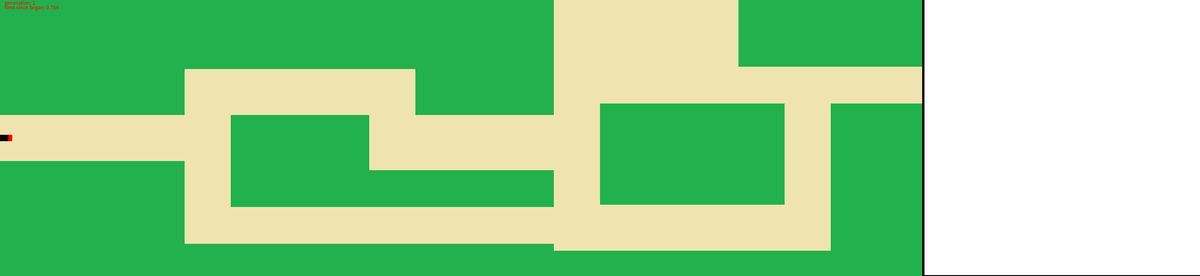
Frame 1 (no input)
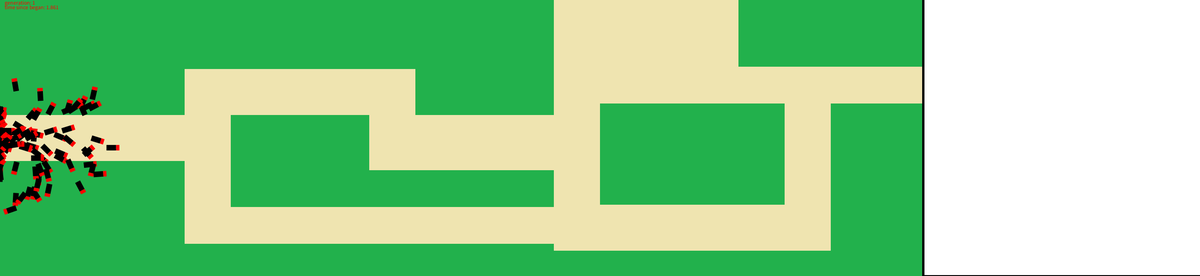
Frame 60 (the mouse pressed at the canvas centre just before this capture)
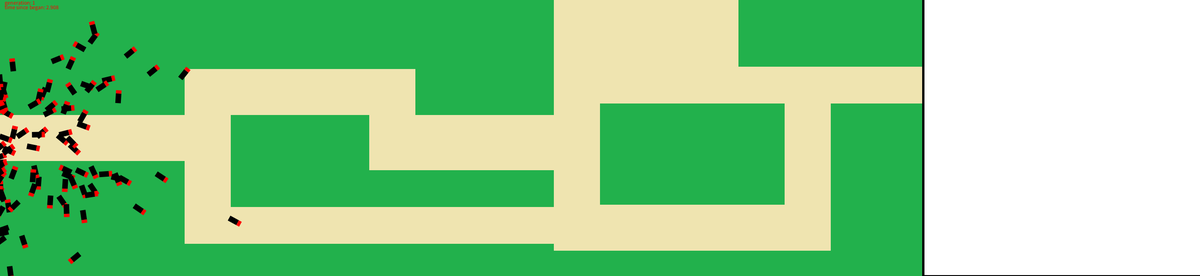
Frame 120 (the mouse held since frame 60 and released just before this capture)

The Processing sketch that drew these frames (run headless with seeded random() and noise(); from frame 60 on, the mouse is pressed at the canvas centre):

// Processing sketch: cars
// ── cars.pde
// Car car;
ArrayList<Car> oldGen, newGen;
ArrayList<ArrayList<Car>> pastGens;
float[] probs, avgScore;
int gens, curGen;
float[][] rectList;


void setup() {
  size(2600, 600);
  noStroke();
  rectList = new float[][]{
    {0, height/2 - 50, (width - height)/5, 100},
    {(width - height)/5, height/4, 100, height/2},
    {(width - height)/5 + 100, height/4, (width - height)/5, 100},
    {2 * (width - height)/5, height/4 + 100, (width - height)/5, 120},
    {(width - height)/5, 3 * height/4, 2 * (width - height)/5, 80},
    {3 * (width - height)/5, height * 3 / 8, 100, height/2},
    {3 * (width - height)/5, 0, (width - height)/5, height * 3 / 8},
    {4 * (width - height)/5, height * 3 / 8 - 80, (width - height)/5, 80},
    {3 * (width - height)/5, height * 7 / 8 - 80, 3 * (width - height)/10, 100},
    {9 * (width - height)/10 - 100, height * 3 / 8, 100, height/2}
  };
  oldGen = new ArrayList<Car>();
  pastGens = new ArrayList<ArrayList<Car>>();
  avgScore = new float[]{0};
  for (int i = 0; i < 100; i++) {
    oldGen.add(new Car());
    oldGen.get(i).init();
  }
  curGen = 1;
  gens = 50;
}

void draw() {
  background(34, 177, 76);
  fill(239, 228, 176);
  for (int i = 0; i < rectList.length; i++) {
    rect(rectList[i][0], rectList[i][1], rectList[i][2], rectList[i][3]);
  }
  if (curGen <= gens) {
    if (millis() < oldGen.get(oldGen.size() - 1).timeStart + 24000) {
      for (int i = 0; i < oldGen.size(); i++) {
        oldGen.get(i).run();
      }
    }
    else {
      generation();
    }
    text("generation: " + curGen, 10, 10);
    text("time since began: " + float(millis() - oldGen.get(oldGen.size() - 1).timeStart) / 1000, 10, 20);
  } else {
    text("done", 10, 10);
  }
  averageScores();
}

void averageScores() {

  pushMatrix();
  translate(width - height, 0);
  int maxScore = (width - height) * 1000 + 24000;
  fill(255);
  rect(0, 0, height, height);
  stroke(0);
  strokeWeight(5);
  line(0, 0, 0, height);
  line(0, height, height, height);
  stroke(0, 0, 255);
  if (avgScore.length > 1) {
    for (int i = 0; i < avgScore.length - 1; i++) {
      line(i * height / (avgScore.length - 1), height - avgScore[i] / maxScore * height, (i + 1) * height / (avgScore.length - 1), height - avgScore[i + 1] / maxScore * height);
    }
  }
  popMatrix();
  noStroke();
}

void generation() {
  probs = new float[oldGen.size()];
  newGen = new ArrayList<Car>();
  float sumProbs = 0;
  for (int i = 0; i < oldGen.size(); i++) {
    probs[i] = 1 / oldGen.get(i).score;
    sumProbs += probs[i];
  }
  for (int i = 0; i < probs.length; i++) {
    probs[i] = probs[i] / sumProbs;
  }
  for (int i = 0; i < probs.length; i++) {
    newGen.add(new Car());
    for (int j = 0; j < newGen.get(i).steps.length; j++) {
      float findProbs = 0;
      int foundProbs = 0;
      float randProbs = random(0, 1);
      for (int k = 0; findProbs < randProbs; k++) {
        findProbs += probs[k];
        foundProbs = k;
      }
      if (random(0, 1) <= 0.01) {
        newGen.get(i).steps[j] = new int[]{int(random(10, 30)), int(random(-2, 2)), int(random(-2, 2))};
      }
      else {
        newGen.get(i).steps[j] = oldGen.get(foundProbs).steps[j];
      }
      newGen.get(i).sumArray += newGen.get(i).steps[j][0];
    }
    newGen.get(i).timeStart = millis();
  }
  float avgSc = 0;
  for (int i = 0; i < oldGen.size(); i++) {
    avgSc += oldGen.get(i).score;
  }
  avgSc = avgSc / oldGen.size();
  avgScore = append(avgScore, avgSc);
  
  pastGens.add(oldGen);
  oldGen = newGen;
  curGen++;
}

class Car {
  
  int[][] steps;
  float dist, vmag, score, scalar;
  PVector pos, vdir;
  int[] action;
  int sumArray;
  int timeStart, timeTaken;
  boolean doOnce, notAtEnd;
  
  Car() {
    steps = new int[1000][3];
    dist = 0.0;
    timeTaken = 0;
    sumArray = 0;
    pos = new PVector(10, height/2);
    vdir = new PVector(1.0, 0.0);
    vmag = 1;
    action = new int[3];
    doOnce = true;
    notAtEnd = true;
    score = (width - height) * 1000 + 24000;
    scalar = 1;
  }
    
  void init() {
    for (int i = 0; i < steps.length; i++) {
      steps[i][0] = int(random(10, 30));
      steps[i][1] = int(random(-2, 2));
      steps[i][2] = int(random(-2, 2));
      sumArray += steps[i][0];
    }
    timeStart = millis();
  }
  
  void run() {
    if (millis() - timeStart < sumArray && notAtEnd) {
      int timePassed = 0;
      for (int i = 0; timePassed <= millis() - timeStart && i < steps.length; i++) {
        timePassed += steps[i][0];
        action = steps[i];
      }
      this.takeAction();
      this.drawCar();
    } else if (doOnce) {
      this.submitScore();
      doOnce = false;
    }
  }
  
  void takeAction() {
    this.inOneRect(rectList);
    vdir.rotate(0.05 * action[2] * vmag * scalar);
    vmag = constrain(vmag + action[1], -5, 10);
    PVector vel = PVector.mult(vdir, vmag * scalar);
    pos.add(vel);
    this.onBound();
  }
  
  void onBound() {
    if (pos.x < 0) {
      pos.x = 0;
    } 
    else if (pos.x > width - height) {
      pos.x = width - height;
      notAtEnd = false;
    }
    if (pos.y < 0) {
      pos.y = 0;
    } 
    else if (pos.y > height) {
      pos.y = height;
    }
    
  }
  
  boolean inRect(float x, float y, float xdist, float ydist) {
    if( x <= pos.x && pos.x <= x + xdist && y <= pos.y && pos.y <= y + ydist) {
      return true;
    } else {
      return false;
    }
  }
  
 void inOneRect(float[][] list) {
   boolean inARect = false;
    for (int i = 0; i < list.length; i++) {
      if (inRect(list[i][0], list[i][1], list[i][2], list[i][3])) {
        inARect = true;
      }
    }
    if (inARect) {
      scalar = 1;
    } else {
      scalar = 0.3;
    }
  }

  void drawCar() {
    pushMatrix();
    translate(pos.x, pos.y);
    rotate(vdir.heading());
    fill(0);
    rect(-14, -6, 21, 12);
    fill(255, 0, 0);
    rect(7, -6, 7, 12);
    popMatrix();
  }
  
  void submitScore() {
    dist = width - height - pos.x;
    timeTaken = millis() - timeStart;
    score = dist * 1000 + float(timeTaken);
  }
  
}
